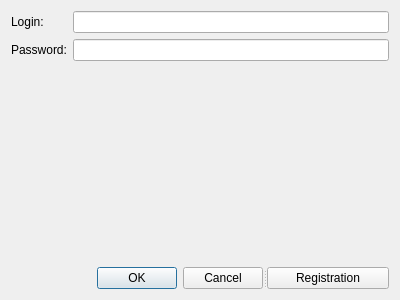
<?xml version="1.0" encoding="UTF-8"?>
<ui version="4.0">
 <class>LoginWindow</class>
 <widget class="QDialog" name="LoginWindow">
  <property name="geometry">
   <rect>
    <x>0</x>
    <y>0</y>
    <width>400</width>
    <height>300</height>
   </rect>
  </property>
  <property name="windowTitle">
   <string>Dialog</string>
  </property>
  <layout class="QVBoxLayout" name="verticalLayout">
   <item>
    <layout class="QFormLayout" name="formLayout">
     <item row="0" column="0">
      <widget class="QLabel" name="label">
       <property name="text">
        <string>Login:</string>
       </property>
      </widget>
     </item>
     <item row="1" column="0">
      <widget class="QLabel" name="label_2">
       <property name="text">
        <string>Password:</string>
       </property>
      </widget>
     </item>
     <item row="0" column="1">
      <widget class="QLineEdit" name="lineEdit_Login"/>
     </item>
     <item row="1" column="1">
      <widget class="QLineEdit" name="lineEdit_Password">
       <property name="echoMode">
        <enum>QLineEdit::Password</enum>
       </property>
      </widget>
     </item>
    </layout>
   </item>
   <item>
    <spacer name="verticalSpacer">
     <property name="orientation">
      <enum>Qt::Vertical</enum>
     </property>
     <property name="sizeHint" stdset="0">
      <size>
       <width>20</width>
       <height>40</height>
      </size>
     </property>
    </spacer>
   </item>
   <item>
    <widget class="QSplitter" name="splitter">
     <property name="orientation">
      <enum>Qt::Horizontal</enum>
     </property>
     <widget class="QDialogButtonBox" name="buttonBox">
      <property name="sizePolicy">
       <sizepolicy hsizetype="Expanding" vsizetype="Fixed">
        <horstretch>0</horstretch>
        <verstretch>0</verstretch>
       </sizepolicy>
      </property>
      <property name="standardButtons">
       <set>QDialogButtonBox::Cancel|QDialogButtonBox::Ok</set>
      </property>
     </widget>
     <widget class="QPushButton" name="pushButton_Registration">
      <property name="text">
       <string>Registration</string>
      </property>
     </widget>
    </widget>
   </item>
  </layout>
 </widget>
 <resources/>
 <connections/>
</ui>
